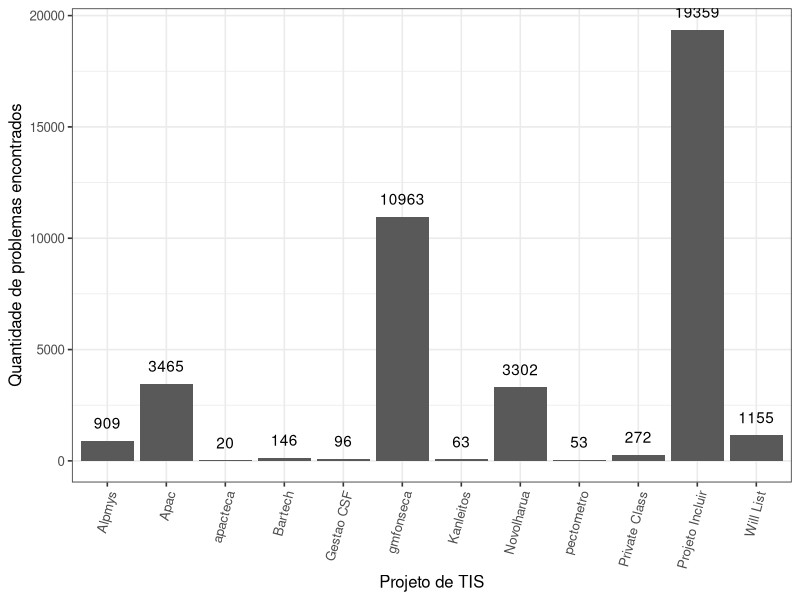

The R script that drew this image:
library(ggplot2)

#Path to the main folder
setwd("C:\\Users\\lesandrop\\Documents\\GitHub\\TCC")

df <- data.frame(qproblemas=c(20,53,63,96,146,272,909,1155,3302,3465,10963,19359),
	projeto=c('apacteca','pectometro','Kanleitos','Gestao CSF','Bartech','Private Class','Alpmys','Will List','Novolharua','Apac','gmfonseca','Projeto Incluir'))


p <- ggplot(data=df, aes(x=projeto, y=qproblemas)) +
geom_bar(stat="identity") +
geom_text(stat="identity", aes(label=qproblemas),  vjust=-1) + 
theme_bw(base_size = 12) + 
theme(axis.text.x = element_text(angle = 75, hjust = 1)) +
xlab("Projeto de TIS") +
ylab("Quantidade de problemas encontrados")
	

pdf("Figuras/ProblemasPorProjeto.pdf", width = 7, height = 4)
plot(p)
dev.off()